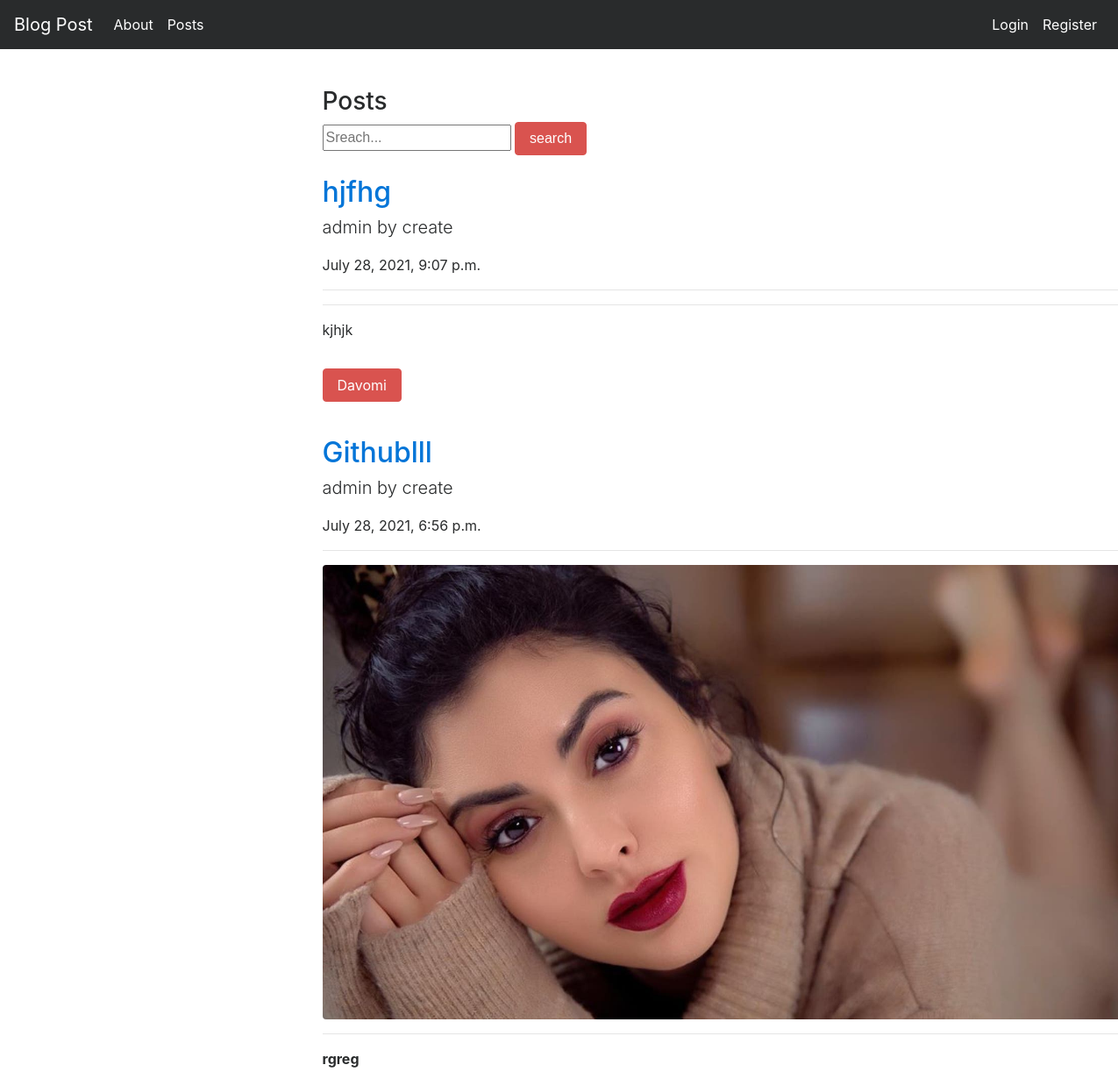
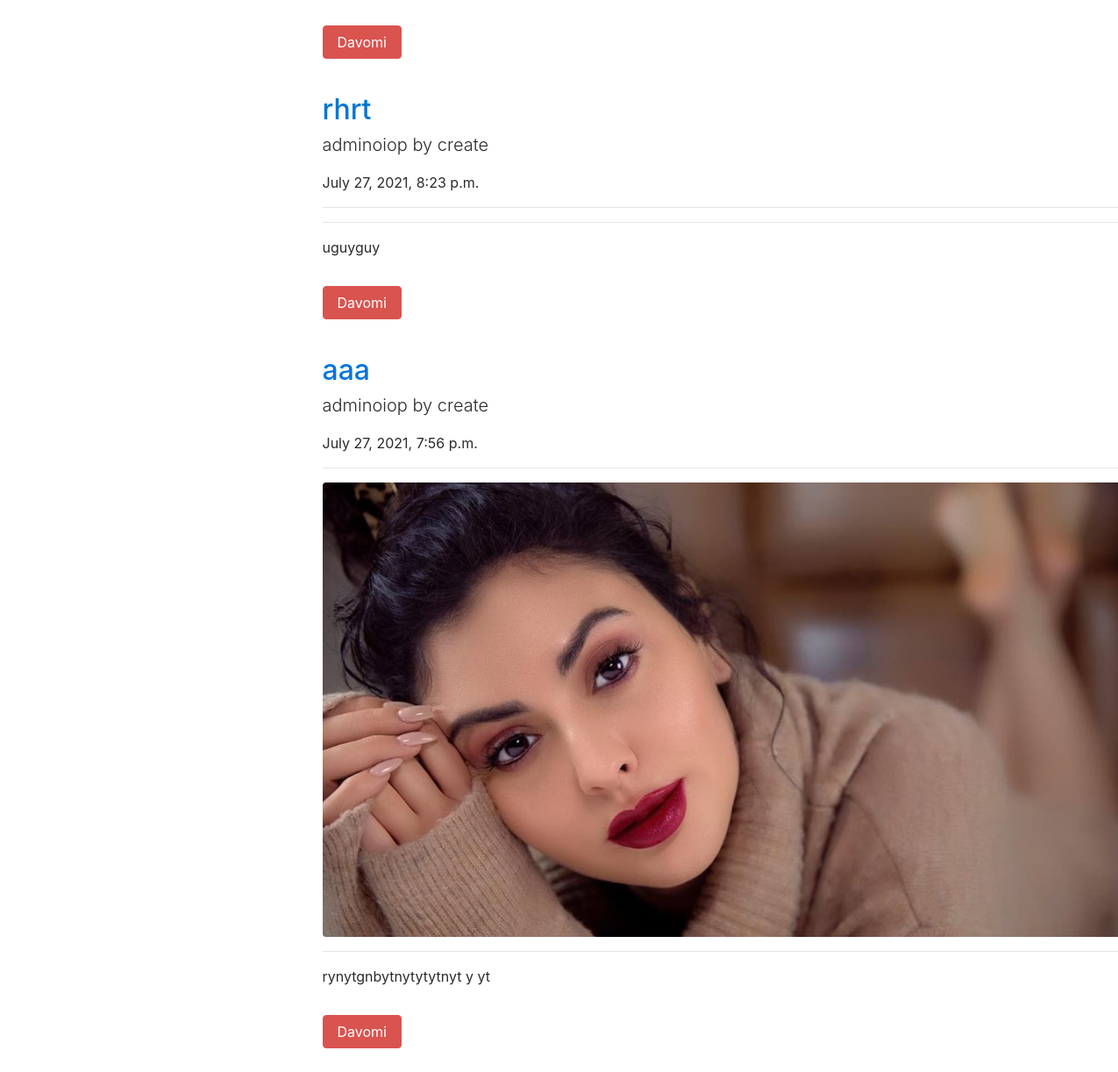
Page /post/ on the committed database (2 pictures, top to bottom).
### post/models.py (models this page shows, shortened)
class Post(models.Model):
    author=models.ForeignKey(User,on_delete=models.CASCADE)
    title=models.CharField('Title', max_length=50)
    content=RichTextField()
    created_date = models.DateTimeField(auto_now_add=True,verbose_name="Yaratilgan vaqti")
    post_image = models.FileField(blank = True,null = True,verbose_name="Rasm")
    slug = models.SlugField(unique=True, max_length=100)
    class Meta:
        ordering = ['-created_date']

### post/views.py (the view)
# urls.py: path('post/',include('post.urls')),
def post(request):
    keyword=request.GET.get('keyword')
    if keyword:
        post=Post.objects.filter(title=keyword)
        return render(request,'post.html',{'post':post})
    post=Post.objects.all()
    return render(request,'post.html',{'post':post})

### templates/post.html (shortened to what this page needs)
{% extends 'base.html' %}
{% block content %}
<div class="row">
    <div class="col-md-10 offset-md-3">
        <div class="col-log-8">
<h3>Posts</h3>
        </div>
    </div>
</div>
<div class="row">
    <div class="col-md-10 offset-md-3">
        <div class="col-log-8">
<form >
<input type="text" name = "keyword" class="input-sm" maxlength="64" placeholder="Sreach...">
<button type="submit" class="btn btn-danger">search</button>
</form>
        </div>
    </div>
</div>
{% if post %}
{% for posts in post %}
<div class="row">
    <div class="col-md-10 offset-md-3">
        <div class="col-log-8">
            <a href="{% url 'post:detail' posts.slug %}" ><h2 class="mt-4" >{{posts.title}}</h2></a>
<p class="lead" >
    {{posts.author.username}} by create
</p>
<p>{{posts.created_date}}</p>
<hr>
{% if posts.post_image %}
      <a href="{% url 'post:detail' posts.slug %}"><img class="img-fluid rounded" src="{{posts.post_image.url}}" alt=""></a>
      {% endif %}
<hr>
    <p class="lead" >
        {{posts.content|safe|truncatewords:50}}
    </p>
    <a href="{% url 'post:detail' posts.slug %}" class="btn btn-danger my-3" >Davomi</a>
        </div></div></div>
{% endfor %}
{% endif %}
{% endblock %}

### rows in the picture
Post: title "hjfhg", author.username "admin", created_date "July 28, 2021, 9:07 p.m.", content "kjhjk"
Post: title "Githublll", author.username "admin", created_date "July 28, 2021, 6:56 p.m.", post_image (picture), content "rgreg"
Post: title "rhrt", author.username "adminoiop", created_date "July 27, 2021, 8:23 p.m.", content "uguyguy"
Post: title "aaa", author.username "adminoiop", created_date "July 27, 2021, 7:56 p.m.", post_image (picture), content "rynytgnbytnytytytnyt y yt"
